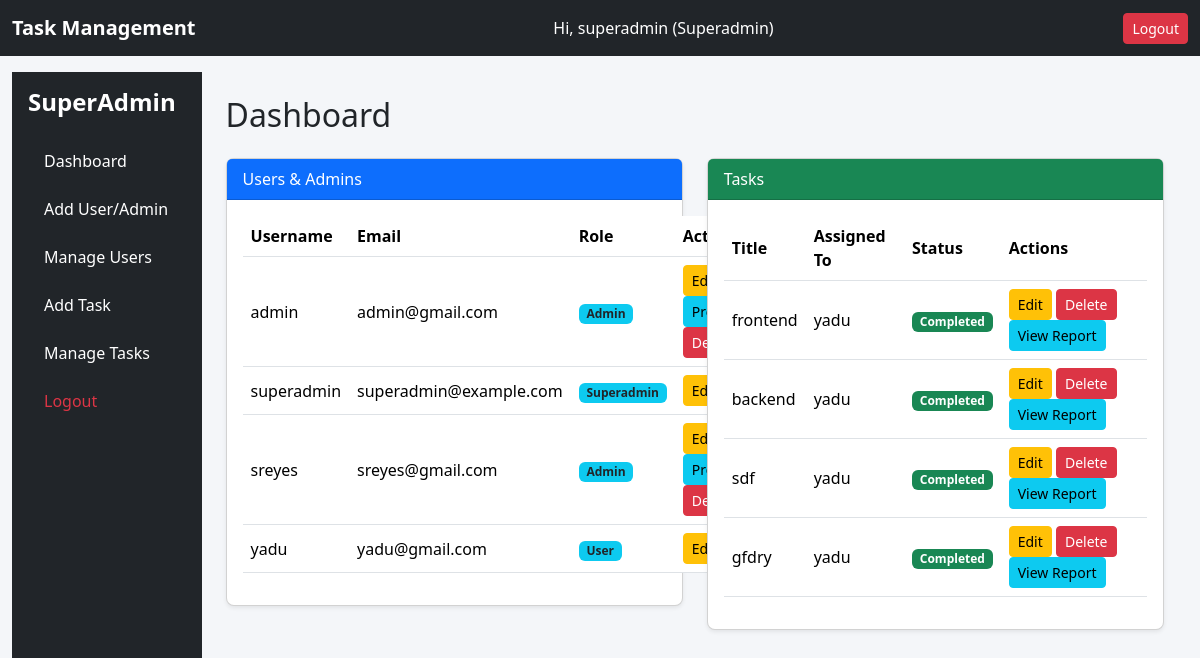
The page /superadmin/ (signed in) on the database as committed earlier.
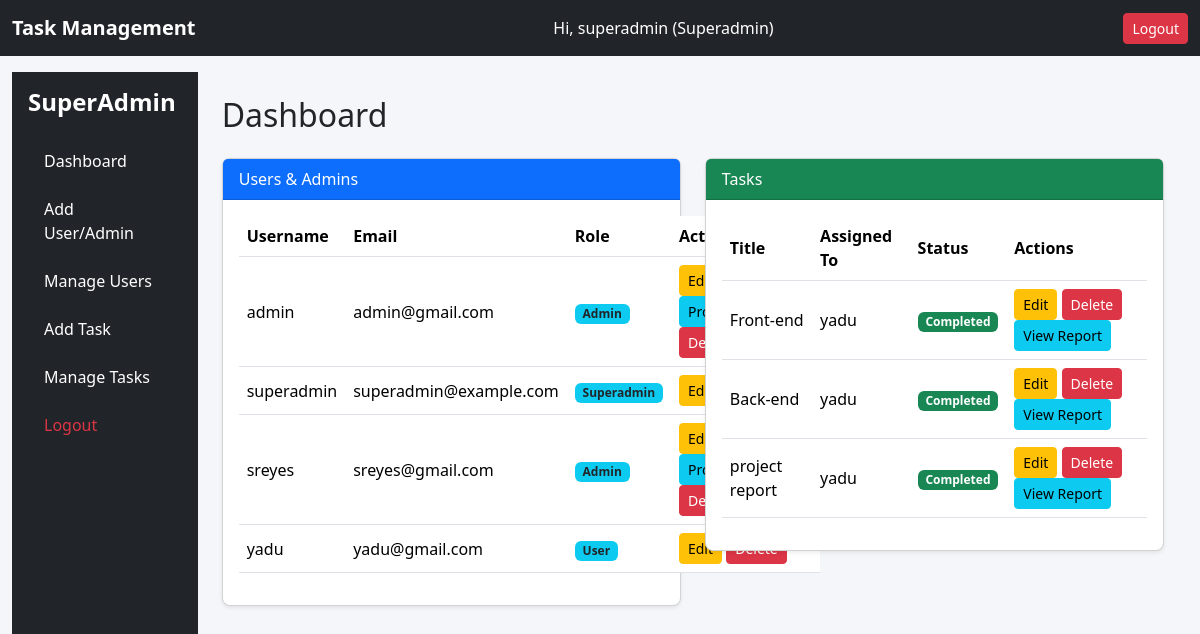
The same page on the database as committed later.
### tasks/models.py (models this page shows, shortened)
class User(AbstractUser):
    ROLE_CHOICES = (
        ('superadmin', 'Super Admin'),
        ('admin', 'Admin'),
        ('user', 'User'),
    )
    role = models.CharField(max_length=20, choices=ROLE_CHOICES, default='user')

class Task(models.Model):
    STATUS_CHOICES = (
        ('pending', 'Pending'),
        ('in_progress', 'In Progress'),
        ('completed', 'Completed'),
    )
    title = models.CharField(max_length=200)
    description = models.TextField(null=True, blank=True)
    assigned_to = models.ForeignKey(User, on_delete=models.CASCADE)
    due_date = models.DateField(null=True, blank=True)
    status = models.CharField(max_length=20, choices=STATUS_CHOICES, default='pending')
    completion_report = models.TextField(null=True, blank=True)
    worked_hours = models.DecimalField(max_digits=5, decimal_places=2, null=True, blank=True)

### tasks/views.py (the view)
# urls.py: path('superadmin/', views.superadmin_dashboard, name='superadmin_dashboard'),
@login_required
@user_passes_test(is_superadmin)
def superadmin_dashboard(request):
    users = User.objects.all()
    tasks = Task.objects.all()
    return render(request, 'tasks/superadmin_dashboard.html', {'users': users, 'tasks': tasks})

### tasks/views.py (called while the page is built)
def is_superadmin(user):
    return user.role == 'superadmin'

### tasks/templates/tasks/superadmin_dashboard.html
{% extends "tasks/base.html" %}
{% block content %}
<div class="d-flex">
  <div class="bg-dark text-white sidebar p-3" style="width: 250px;">
    <h4 class="fw-bold mb-4">SuperAdmin</h4>
    <ul class="nav flex-column">
      <li class="nav-item mb-2"><a class="nav-link text-white" href="{% url 'superadmin_dashboard' %}">Dashboard</a></li>
      <li class="nav-item mb-2"><a class="nav-link text-white" href="{% url 'add_user' %}">Add User/Admin</a></li>
      <li class="nav-item mb-2"><a class="nav-link text-white" href="{% url 'manage_users' %}">Manage Users</a></li>
      <li class="nav-item mb-2"><a class="nav-link text-white" href="{% url 'add_task' %}">Add Task</a></li>
      <li class="nav-item mb-2"><a class="nav-link text-white" href="{% url 'superadmin_tasks' %}">Manage Tasks</a></li>
      <li class="nav-item mb-2"><a class="nav-link text-danger" href="{% url 'logout' %}">Logout</a></li>
    </ul>
  </div>
  <div class="flex-grow-1 p-4">
    <h2 class="mb-4">Dashboard</h2>
    <div class="row g-4">
      <div class="col-md-6">
        <div class="card shadow-sm">
          <div class="card-header bg-primary text-white">Users & Admins</div>
          <div class="card-body">
            <table class="table table-hover">
              <thead>
                <tr>
                  <th>Username</th>
                  <th>Email</th>
                  <th>Role</th>
                  <th>Actions</th>
                </tr>
              </thead>
              <tbody>
                {% for u in users %}
                <tr>
                  <td>{{ u.username }}</td>
                  <td>{{ u.email }}</td>
                  <td><span class="badge bg-info text-dark">{{ u.role|title }}</span></td>
                  <td>
                    <a href="{% url 'edit_user' u.id %}" class="btn btn-sm btn-warning">Edit</a>
                    {% if u.role == 'admin' %}
                    <a href="{% url 'change_admin_role' u.id %}" class="btn btn-sm btn-info">Promote/Demote</a>
                    {% endif %}
                    <a href="{% url 'delete_user' u.id %}" class="btn btn-sm btn-danger">Delete</a>
                  </td>
                </tr>
                {% endfor %}
              </tbody>
            </table>
          </div>
        </div>
      </div>
      <div class="col-md-6">
        <div class="card shadow-sm">
          <div class="card-header bg-success text-white">Tasks</div>
          <div class="card-body">
            <table class="table table-hover">
              <thead>
                <tr>
                  <th>Title</th>
                  <th>Assigned To</th>
                  <th>Status</th>
                  <th>Actions</th>
                </tr>
              </thead>
              <tbody>
                {% for task in tasks %}
                <tr>
                  <td>{{ task.title }}</td>
                  <td>{{ task.assigned_to.username }}</td>
                  <td>
                    {% if task.status == "completed" %}
                      <span class="badge bg-success">Completed</span>
                    {% elif task.status == "in_progress" %}
                      <span class="badge bg-warning text-dark">In Progress</span>
                    {% else %}
                      <span class="badge bg-secondary">Pending</span>
                    {% endif %}
                  </td>
                  <td>
                    <a href="{% url 'edit_task' task.id %}" class="btn btn-sm btn-warning">Edit</a>
                    <a href="{% url 'delete_task' task.id %}" class="btn btn-sm btn-danger">Delete</a>
                    {% if task.status == "completed" %}
                      <a href="{% url 'view_task_report' task.id %}" class="btn btn-sm btn-info">View Report</a>
                    {% endif %}
                  </td>
                </tr>
                {% endfor %}
              </tbody>
            </table>
          </div>
        </div>
      </div>
    </div>
  </div>
</div>
{% endblock %}

### tasks/templates/tasks/base.html (shortened to what this page needs)
{% load static %}
<!DOCTYPE html>
<html lang="en">
<head>
<link href="https://cdn.jsdelivr.net/npm/bootstrap@5.3.2/dist/css/bootstrap.min.css" rel="stylesheet">
<link href="https://cdnjs.cloudflare.com/ajax/libs/font-awesome/6.4.0/css/all.min.css" rel="stylesheet">
  <link rel="stylesheet" href="{% static 'tasks/css/bootstrap.min.css' %}">
</head>
<body>
<nav class="navbar navbar-dark bg-dark">
  <div class="container-fluid">
    <a class="navbar-brand fw-bold" href="#">Task Management</a>
    {% if user.is_authenticated %}
    <span class="text-white me-2">Hi, {{ user.username }} ({{ user.role|title }})</span>
    <a href="{% url 'logout' %}" class="btn btn-danger btn-sm">Logout</a>
    {% endif %}
  </div>
</nav>
<div class="container-fluid mt-3">
  {% block content %}{% endblock %}
</div>
</body>
</html>

### tasks/templates/tasks/base.html (style rules this page uses)
body { background-color: #f4f6f9; }
.sidebar { min-height: 100vh; }
.card { border-radius: 0.5rem; }
.table th, .table td { vertical-align: middle; }

Rows that differ between the two databases and show on the page:
removed Task: title "frontend", assigned_to.username "yadu", status "Completed"
removed Task: title "backend", assigned_to.username "yadu", status "Completed"
removed Task: title "sdf", assigned_to.username "yadu", status "Completed"
removed Task: title "gfdry", assigned_to.username "yadu", status "Completed"
added Task: title "Front-end", assigned_to.username "yadu", status "Completed"
added Task: title "Back-end", assigned_to.username "yadu", status "Completed"
added Task: title "project report", assigned_to.username "yadu", status "Completed"
